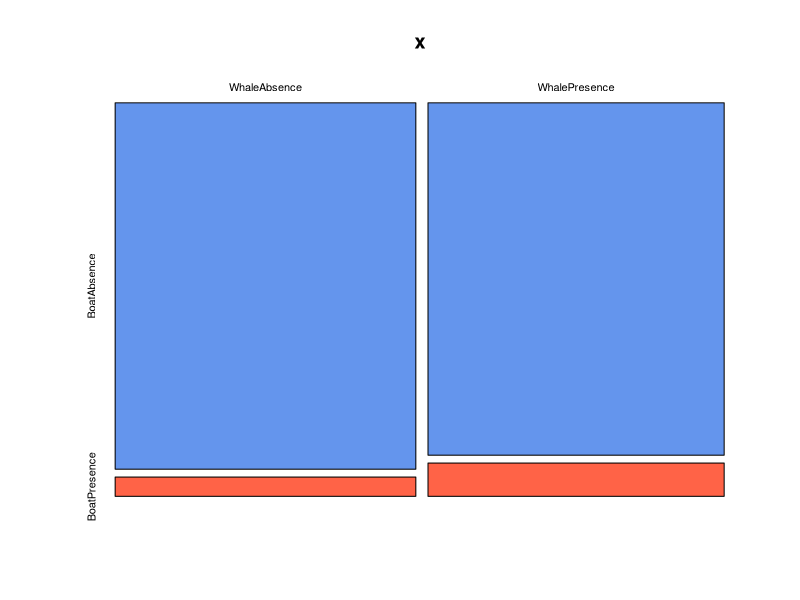

The R source for this figure:
## ---- chunk 1
library(ggplot2)
#############################################
# FUNCTION: get_data
# purpose: put data into a data frame 
# input: 2 vectors of 2 numbers 
# output: data frame 
# -------------------------------------------
get_data <- function(vec0=c(50,15),vec1=c(100,85)) {
  dataMatrix <- rbind(vec0,vec1)
rownames(dataMatrix) <- c("WhaleAbsence", "WhalePresence")
colnames(dataMatrix) <- c("BoatAbsence", "BoatPresence")
return(dataMatrix)
}
#############################################
# FUNCTION: summarize_data
# purpose: analyze the data matrix 
# input: data matrix 
# output: chi-squared summary
# -------------------------------------------
summarize_data <- function(x=NULL) {
  return(chisq.test(x))
}
#############################################
# FUNCTION: graph_results
# purpose: create a mosaic plot of presence/absence data 
# input: data frame
# output: mosaic plot 
# -------------------------------------------
graph_results <- function(x=NULL) {
  mosaicplot(x,
           col=c("cornflowerblue","tomato","black"),
           shade=FALSE)
}

# Global Variable 
# ----------------------------------------------
boat <- c(950,50)
whale <- c(900,85)
# ----------------------------------------------

# Program Body 
# ----------------------------------------------
pa_data <- get_data(vec0=boat, vec1=whale)
pa_chisqr <- summarize_data(x=pa_data)
graph_results(x=pa_data)
print(pa_chisqr)
# ----------------------------------------------






  

